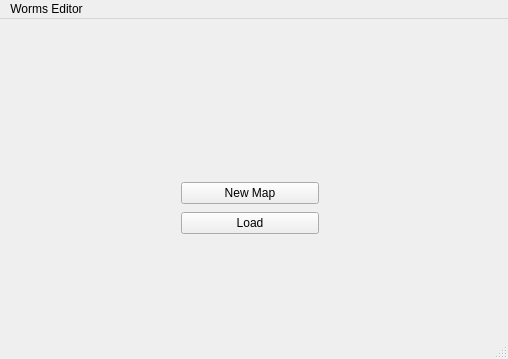
<?xml version="1.0" encoding="UTF-8"?>
<ui version="4.0">
 <class>MainWindow</class>
 <widget class="QMainWindow" name="MainWindow">
  <property name="geometry">
   <rect>
    <x>0</x>
    <y>0</y>
    <width>508</width>
    <height>359</height>
   </rect>
  </property>
  <property name="windowTitle">
   <string>MainWindow</string>
  </property>
  <widget class="QWidget" name="centralWidget">
   <widget class="QWidget" name="verticalLayoutWidget">
    <property name="geometry">
     <rect>
      <x>170</x>
      <y>150</y>
      <width>160</width>
      <height>80</height>
     </rect>
    </property>
    <layout class="QVBoxLayout" name="verticalLayout">
     <item>
      <widget class="QPushButton" name="pushButton">
       <property name="text">
        <string>New Map</string>
       </property>
      </widget>
     </item>
     <item>
      <widget class="QPushButton" name="load">
       <property name="text">
        <string>Load</string>
       </property>
      </widget>
     </item>
    </layout>
   </widget>
  </widget>
  <widget class="QMenuBar" name="menuBar">
   <property name="geometry">
    <rect>
     <x>0</x>
     <y>0</y>
     <width>508</width>
     <height>22</height>
    </rect>
   </property>
   <widget class="QMenu" name="menuWorms_Editor">
    <property name="title">
     <string>Worms Editor</string>
    </property>
   </widget>
   <addaction name="menuWorms_Editor"/>
  </widget>
  <widget class="QStatusBar" name="statusBar"/>
 </widget>
 <layoutdefault spacing="6" margin="11"/>
 <resources/>
 <connections/>
</ui>
